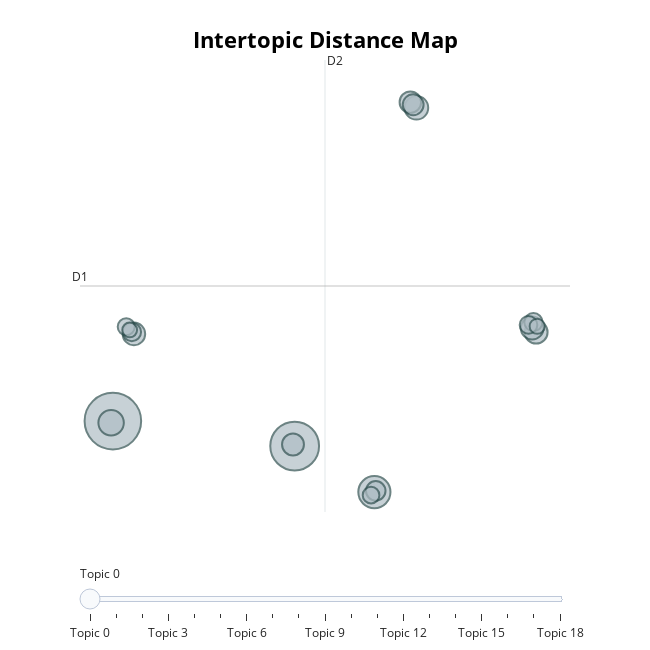

Source (notebook cell):
### Code cell
topic_model.visualize_topics()

### Figure 1 — Plotly figure (JSON) as saved in the notebook; plotly's stock layout.template omitted (floating-point values rounded to 4 significant figures)
{"data": [{"customdata": [[0, "cheap | christmas | winter | december | holiday", 761], [1, "2023 | 2024 | 2022 | may | holidays", 566], [2, "from | airport | late | flying | destinations", 246], [3, "inclusive | all | only | holidays | cheap", 154], [4, "february | term | half | feb | in", 133], [5, "cheap | 2023 | september | 2022 | holidays", 125], [6, "inclusive | all | 2023 | 2024 | august", 124], [7, "breaks | city | break | short | new", 121], [8, "beach | holidays | best | june | in", 114], [9, "march | april | package | in | holidays", 110], [10, "january | hot | in | destinations | jan", 103], [11, "november | october | in | hot | holiday", 91], [12, "easter | weekend | 2023 | break | 2022", 81], [13, "deals | sale | 2023 | holiday | offers", 79], [14, "free | child | places | kids | place", 74], [15, "villa | villas | large | holidays | flights", 69], [16, "september | august | in | holiday | exotic", 66], [17, "star | all | inclusive | luxury | resorts", 55], [18, "christmas | xmas | 2022 | 2024 | 2023", 52]], "hovertemplate": "<b>Topic %{customdata[0]}</b><br>%{customdata[1]}<br>Size: %{customdata[2]}", "legendgroup": "", "marker": {"color": "#B0BEC5", "line": {"color": "DarkSlateGrey", "width": 2}, "size": [761, 566, 246, 154, 133, 125, 124, 121, 114, 110, 103, 91, 81, 79, 74, 69, 66, 55, 52], "sizemode": "area", "sizeref": 0.4756, "symbol": "circle"}, "mode": "markers", "name": "", "orientation": "v", "showlegend": false, "type": "scatter", "x": [-17.1, -1.986, 4.644, -17.25, 8.138, 18.09, 17.77, -15.35, -2.125, 7.635, 7.87, 4.756, -15.53, 17.87, 17.46, -15.99, 4.366, 18.18, -15.71], "xaxis": "x", "y": [-3.404, -5.644, -9.775, -3.554, 24.71, 4.576, 4.947, 4.42, -5.505, 25.21, 24.98, -9.663, 4.592, 5.466, 5.227, 5.057, -10.05, 5.106, 4.771], "yaxis": "y"}], "layout": {"annotations": [{"showarrow": false, "text": "D1", "x": -19.84, "y": 8.716, "yshift": 10}, {"showarrow": false, "text": "D2", "x": 0.5366, "xshift": 10, "y": 28.99}], "height": 650, "hoverlabel": {"bgcolor": "white", "font": {"family": "Rockwell", "size": 16}}, "legend": {"itemsizing": "constant", "tracegroupgap": 0}, "margin": {"t": 60}, "shapes": [{"line": {"color": "#CFD8DC", "width": 2}, "type": "line", "x0": 0.5366, "x1": 0.5366, "y0": -11.56, "y1": 28.99}, {"line": {"color": "#9E9E9E", "width": 2}, "type": "line", "x0": -19.84, "x1": 20.91, "y0": 8.716, "y1": 8.716}], "sliders": [{"active": 0, "pad": {"t": 50}, "steps": [{"args": [{"marker.color": [["red", "#B0BEC5", "#B0BEC5", "#B0BEC5", "#B0BEC5", "#B0BEC5", "#B0BEC5", "#B0BEC5", "#B0BEC5", "#B0BEC5", "#B0BEC5", "#B0BEC5", "#B0BEC5", "#B0BEC5", "#B0BEC5", "#B0BEC5", "#B0BEC5", "#B0BEC5", "#B0BEC5"]]}], "label": "Topic 0", "method": "update"}, {"args": [{"marker.color": [["#B0BEC5", "red", "#B0BEC5", "#B0BEC5", "#B0BEC5", "#B0BEC5", "#B0BEC5", "#B0BEC5", "#B0BEC5", "#B0BEC5", "#B0BEC5", "#B0BEC5", "#B0BEC5", "#B0BEC5", "#B0BEC5", "#B0BEC5", "#B0BEC5", "#B0BEC5", "#B0BEC5"]]}], "label": "Topic 1", "method": "update"}, {"args": [{"marker.color": [["#B0BEC5", "#B0BEC5", "red", "#B0BEC5", "#B0BEC5", "#B0BEC5", "#B0BEC5", "#B0BEC5", "#B0BEC5", "#B0BEC5", "#B0BEC5", "#B0BEC5", "#B0BEC5", "#B0BEC5", "#B0BEC5", "#B0BEC5", "#B0BEC5", "#B0BEC5", "#B0BEC5"]]}], "label": "Topic 2", "method": "update"}, {"args": [{"marker.color": [["#B0BEC5", "#B0BEC5", "#B0BEC5", "red", "#B0BEC5", "#B0BEC5", "#B0BEC5", "#B0BEC5", "#B0BEC5", "#B0BEC5", "#B0BEC5", "#B0BEC5", "#B0BEC5", "#B0BEC5", "#B0BEC5", "#B0BEC5", "#B0BEC5", "#B0BEC5", "#B0BEC5"]]}], "label": "Topic 3", "method": "update"}, {"args": [{"marker.color": [["#B0BEC5", "#B0BEC5", "#B0BEC5", "#B0BEC5", "red", "#B0BEC5", "#B0BEC5", "#B0BEC5", "#B0BEC5", "#B0BEC5", "#B0BEC5", "#B0BEC5", "#B0BEC5", "#B0BEC5", "#B0BEC5", "#B0BEC5", "#B0BEC5", "#B0BEC5", "#B0BEC5"]]}], "label": "Topic 4", "method": "update"}, {"args": [{"marker.color": [["#B0BEC5", "#B0BEC5", "#B0BEC5", "#B0BEC5", "#B0BEC5", "red", "#B0BEC5", "#B0BEC5", "#B0BEC5", "#B0BEC5", "#B0BEC5", "#B0BEC5", "#B0BEC5", "#B0BEC5", "#B0BEC5", "#B0BEC5", "#B0BEC5", "#B0BEC5", "#B0BEC5"]]}], "label": "Topic 5", "method": "update"}, {"args": [{"marker.color": [["#B0BEC5", "#B0BEC5", "#B0BEC5", "#B0BEC5", "#B0BEC5", "#B0BEC5", "red", "#B0BEC5", "#B0BEC5", "#B0BEC5", "#B0BEC5", "#B0BEC5", "#B0BEC5", "#B0BEC5", "#B0BEC5", "#B0BEC5", "#B0BEC5", "#B0BEC5", "#B0BEC5"]]}], "label": "Topic 6", "method": "update"}, {"args": [{"marker.color": [["#B0BEC5", "#B0BEC5", "#B0BEC5", "#B0BEC5", "#B0BEC5", "#B0BEC5", "#B0BEC5", "red", "#B0BEC5", "#B0BEC5", "#B0BEC5", "#B0BEC5", "#B0BEC5", "#B0BEC5", "#B0BEC5", "#B0BEC5", "#B0BEC5", "#B0BEC5", "#B0BEC5"]]}], "label": "Topic 7", "method": "update"}, {"args": [{"marker.color": [["#B0BEC5", "#B0BEC5", "#B0BEC5", "#B0BEC5", "#B0BEC5", "#B0BEC5", "#B0BEC5", "#B0BEC5", "red", "#B0BEC5", "#B0BEC5", "#B0BEC5", "#B0BEC5", "#B0BEC5", "#B0BEC5", "#B0BEC5", "#B0BEC5", "#B0BEC5", "#B0BEC5"]]}], "label": "Topic 8", "method": "update"}, {"args": [{"marker.color": [["#B0BEC5", "#B0BEC5", "#B0BEC5", "#B0BEC5", "#B0BEC5", "#B0BEC5", "#B0BEC5", "#B0BEC5", "#B0BEC5", "red", "#B0BEC5", "#B0BEC5", "#B0BEC5", "#B0BEC5", "#B0BEC5", "#B0BEC5", "#B0BEC5", "#B0BEC5", "#B0BEC5"]]}], "label": "Topic 9", "method": "update"}, {"args": [{"marker.color": [["#B0BEC5", "#B0BEC5", "#B0BEC5", "#B0BEC5", "#B0BEC5", "#B0BEC5", "#B0BEC5", "#B0BEC5", "#B0BEC5", "#B0BEC5", "red", "#B0BEC5", "#B0BEC5", "#B0BEC5", "#B0BEC5", "#B0BEC5", "#B0BEC5", "#B0BEC5", "#B0BEC5"]]}], "label": "Topic 10", "method": "update"}, {"args": [{"marker.color": [["#B0BEC5", "#B0BEC5", "#B0BEC5", "#B0BEC5", "#B0BEC5", "#B0BEC5", "#B0BEC5", "#B0BEC5", "#B0BEC5", "#B0BEC5", "#B0BEC5", "red", "#B0BEC5", "#B0BEC5", "#B0BEC5", "#B0BEC5", "#B0BEC5", "#B0BEC5", "#B0BEC5"]]}], "label": "Topic 11", "method": "update"}, {"args": [{"marker.color": [["#B0BEC5", "#B0BEC5", "#B0BEC5", "#B0BEC5", "#B0BEC5", "#B0BEC5", "#B0BEC5", "#B0BEC5", "#B0BEC5", "#B0BEC5", "#B0BEC5", "#B0BEC5", "red", "#B0BEC5", "#B0BEC5", "#B0BEC5", "#B0BEC5", "#B0BEC5", "#B0BEC5"]]}], "label": "Topic 12", "method": "update"}, {"args": [{"marker.color": [["#B0BEC5", "#B0BEC5", "#B0BEC5", "#B0BEC5", "#B0BEC5", "#B0BEC5", "#B0BEC5", "#B0BEC5", "#B0BEC5", "#B0BEC5", "#B0BEC5", "#B0BEC5", "#B0BEC5", "red", "#B0BEC5", "#B0BEC5", "#B0BEC5", "#B0BEC5", "#B0BEC5"]]}], "label": "Topic 13", "method": "update"}, {"args": [{"marker.color": [["#B0BEC5", "#B0BEC5", "#B0BEC5", "#B0BEC5", "#B0BEC5", "#B0BEC5", "#B0BEC5", "#B0BEC5", "#B0BEC5", "#B0BEC5", "#B0BEC5", "#B0BEC5", "#B0BEC5", "#B0BEC5", "red", "#B0BEC5", "#B0BEC5", "#B0BEC5", "#B0BEC5"]]}], "label": "Topic 14", "method": "update"}, {"args": [{"marker.color": [["#B0BEC5", "#B0BEC5", "#B0BEC5", "#B0BEC5", "#B0BEC5", "#B0BEC5", "#B0BEC5", "#B0BEC5", "#B0BEC5", "#B0BEC5", "#B0BEC5", "#B0BEC5", "#B0BEC5", "#B0BEC5", "#B0BEC5", "red", "#B0BEC5", "#B0BEC5", "#B0BEC5"]]}], "label": "Topic 15", "method": "update"}, {"args": [{"marker.color": [["#B0BEC5", "#B0BEC5", "#B0BEC5", "#B0BEC5", "#B0BEC5", "#B0BEC5", "#B0BEC5", "#B0BEC5", "#B0BEC5", "#B0BEC5", "#B0BEC5", "#B0BEC5", "#B0BEC5", "#B0BEC5", "#B0BEC5", "#B0BEC5", "red", "#B0BEC5", "#B0BEC5"]]}], "label": "Topic 16", "method": "update"}, {"args": [{"marker.color": [["#B0BEC5", "#B0BEC5", "#B0BEC5", "#B0BEC5", "#B0BEC5", "#B0BEC5", "#B0BEC5", "#B0BEC5", "#B0BEC5", "#B0BEC5", "#B0BEC5", "#B0BEC5", "#B0BEC5", "#B0BEC5", "#B0BEC5", "#B0BEC5", "#B0BEC5", "red", "#B0BEC5"]]}], "label": "Topic 17", "method": "update"}, {"args": [{"marker.color": [["#B0BEC5", "#B0BEC5", "#B0BEC5", "#B0BEC5", "#B0BEC5", "#B0BEC5", "#B0BEC5", "#B0BEC5", "#B0BEC5", "#B0BEC5", "#B0BEC5", "#B0BEC5", "#B0BEC5", "#B0BEC5", "#B0BEC5", "#B0BEC5", "#B0BEC5", "#B0BEC5", "red"]]}], "label": "Topic 18", "method": "update"}]}], "title": {"font": {"color": "Black", "size": 22}, "text": "<b>Intertopic Distance Map</b>", "x": 0.5, "xanchor": "center", "y": 0.95, "yanchor": "top"}, "width": 650, "xaxis": {"anchor": "y", "domain": [0, 1], "range": [-19.84, 20.91], "title": {"text": ""}, "visible": false}, "yaxis": {"anchor": "x", "domain": [0, 1], "range": [-11.56, 28.99], "title": {"text": ""}, "visible": false}}}
